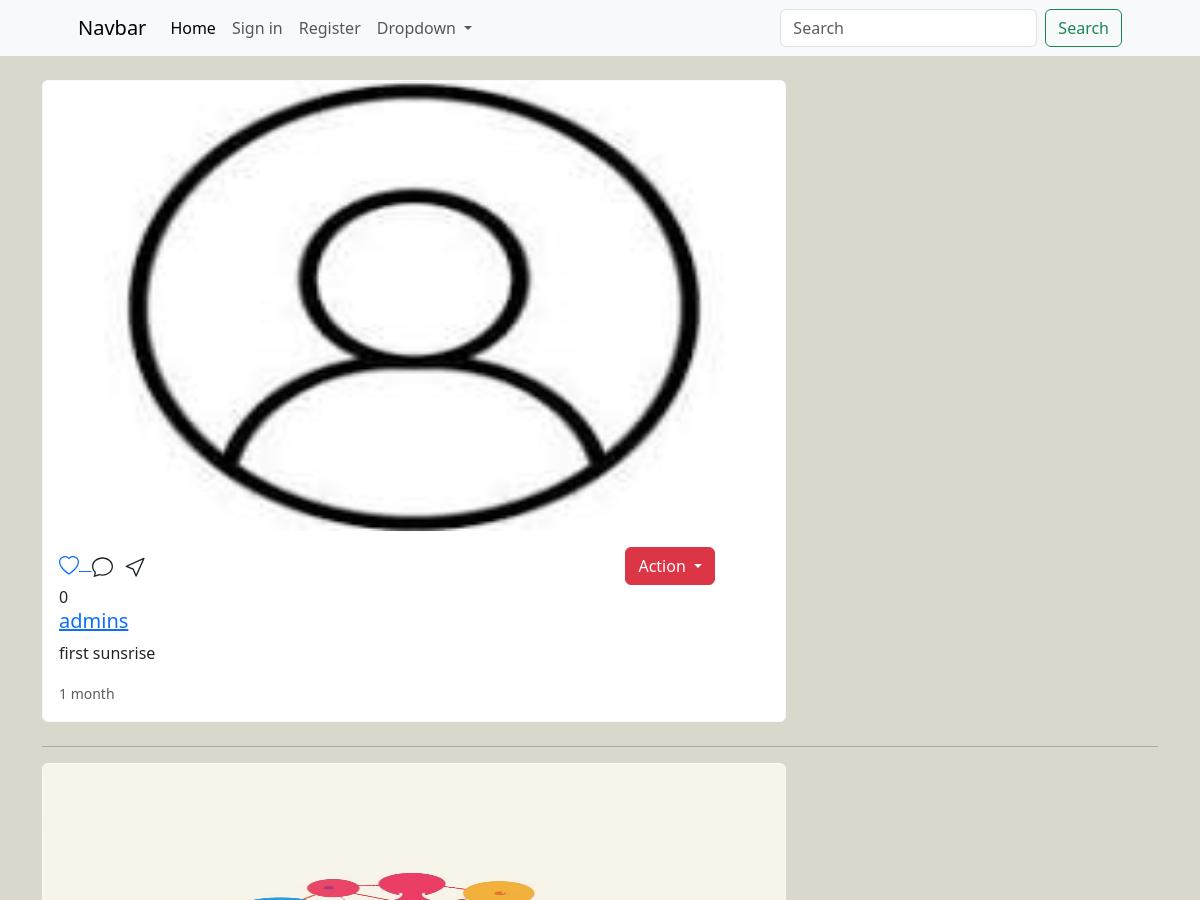
The app's page / (upper part), older data.
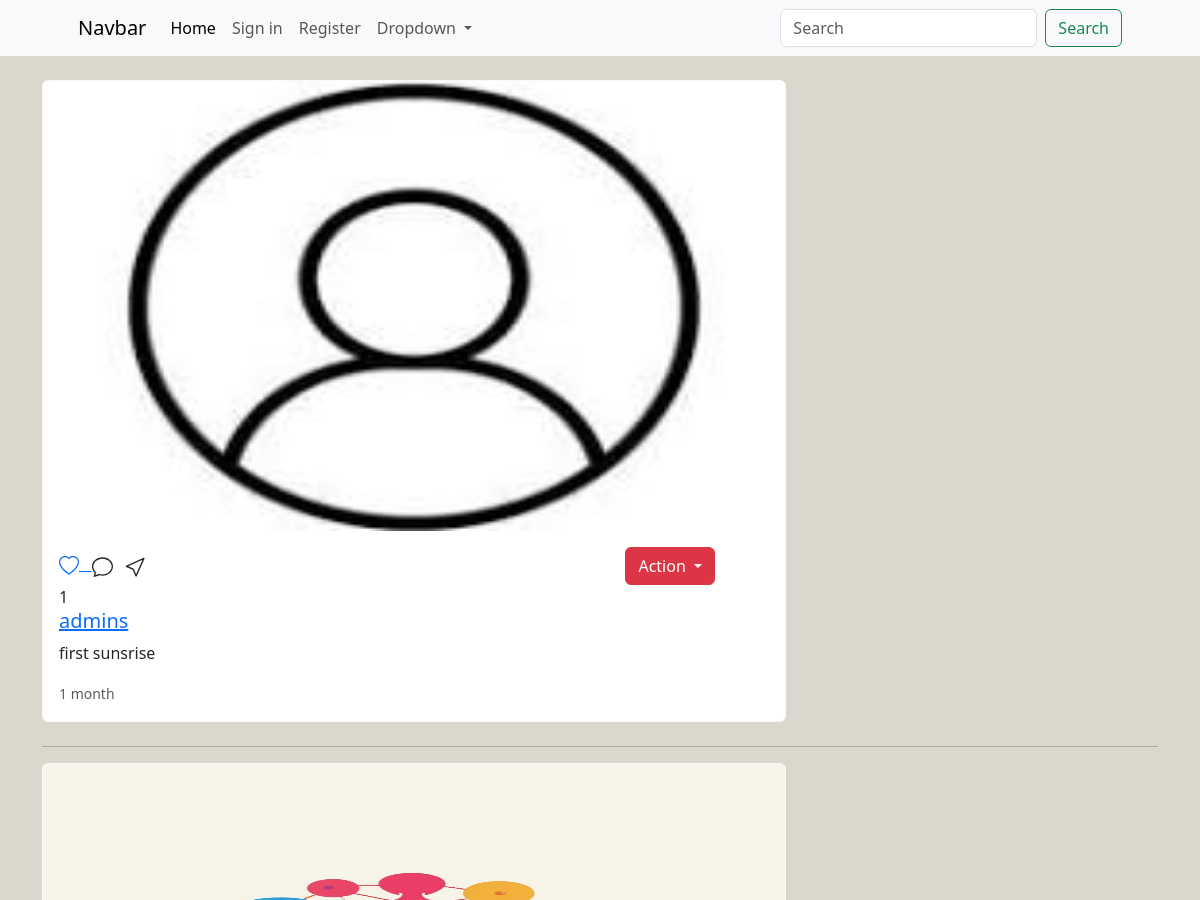
The same page, newer data.
### main/models.py (models this page shows, shortened)
class Post(models.Model):
    user = models.ForeignKey(User,on_delete=models.CASCADE)
    image = models.ImageField(upload_to='posts/')
    caption = models.TextField(blank=True)
    create_at = models.DateTimeField(auto_now_add=True)
    likes = models.IntegerField(default=0)

### main/views.py (the view)
# urls.py: 2. Add a URL to urlpatterns:  path('', views.home, name='home')
def home(request):
    posts = Post.objects.all().order_by('-create_at')
    context = {"posts":posts,}
    return render(request,'home.html',context)

### templates/home.html (shortened to what this page needs)
{% extends 'partial/main.html' %}
{% load static %}
{% block content %}
<br>
<div class="container">
    <div class="row">
        <div class="col-12">
            {% for post in posts%}
            <div class="card col-sm-8 mb-4 card border-light">
                <a href="{% url 'post_detail' post.id %}"><img src="{{post.image.url}}" class="card-img-top" alt="..." height="450"></a>
                <div class="card-body">
                    <div class="run">
                        <a href="{% url 'like_detail' post.id %}">
                        </a>
                            <div class="btn-group">
                                <button type="button" class="btn btn-danger dropdown-toggle" data-bs-toggle="dropdown" aria-expanded="false">
                                  Action
                                </button>
                            </div>
                    </div>
                    {{post.likes}}
                <a href="{% url 'profile' post.user.username %}"><h5 class="card-title">{{post.user}}</h5> </a>
                <p class="card-text">{{post.caption}}</p>
                <p class="card-text"><small class="text-body-secondary">{{post.create_at|timesince}}</small></p>
                </div>
            </div>
            <hr>
            {% endfor %}
        </div>
</div>
{% endblock %}

Row changes from the older to the newer data that the page shows:
changed Post "first sunsrise": likes "0" → "1"
